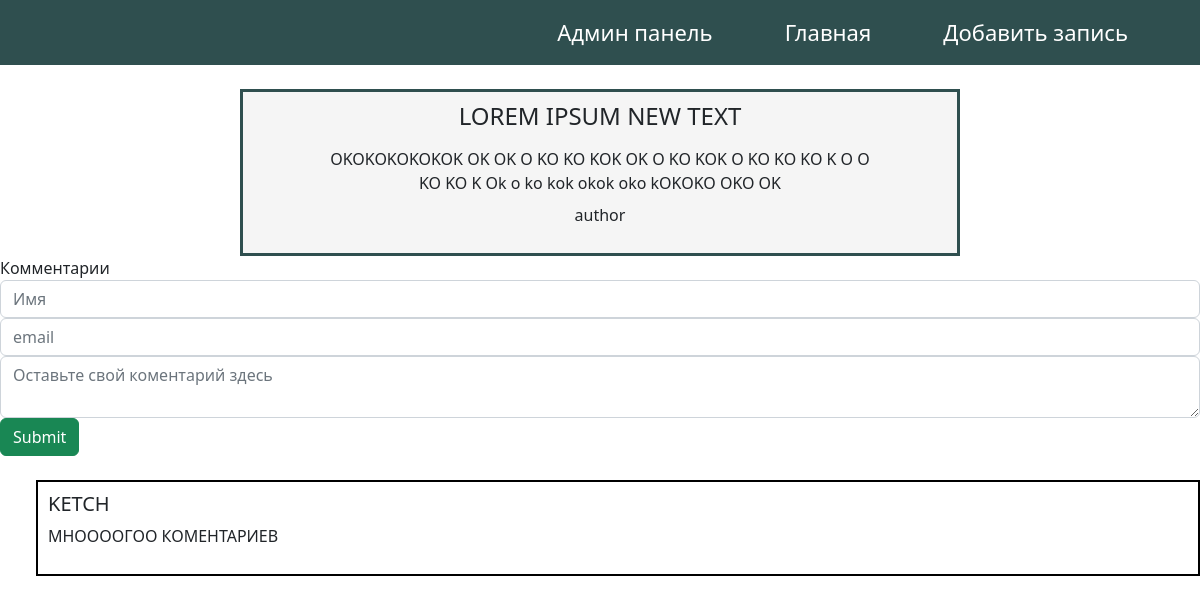
Screenshot of /3/ with the database file from the repository.
### blog/models.py (models this page shows, shortened)
class Pin(models.Model):
    tittle = models.CharField('Заголовочек', max_length=52)
    subTitle = models.TextField('Текст')
    author = models.CharField('Имя автора', max_length=250)
    date = models.DateField('Дата поста')
    class Meta:
        verbose_name = 'Запись'
        verbose_name_plural = 'Записи'

class Comments(models.Model):
    email = models.EmailField()
    name = models.CharField('Имя', max_length=30)
    text_comment = models.TextField('Текст коммента', max_length=500)
    post = models.ForeignKey(Pin, verbose_name='Пост', on_delete=models.CASCADE)
    class Meta:
        verbose_name = 'Коммент'
        verbose_name_plural = 'Коментарии'

### blog/views.py (the view)
# urls.py: path('<int:pk>/', views.SoloPage.as_view()),
class SoloPage(View):
    def get(self, request, pk):
        post = Pin.objects.get(id=pk)
        return render(request, 'blog/SoloPage.html', {'post': post})

### templates/blog/SoloPage.html (shortened to what this page needs)
{% extends 'blog/base.html' %}
{% load static %}
{% block content %}
<main class="SoloPage">
  <h4>{{post.tittle}}</h4>
  <p class="solo_text">{{ post.subTitle}}</p>
  <p>{{ post.author }}</p>
</main>
<div class="comment_form">
  <form class="form-group" action="{% url 'add_comments' post.id %}"  method="post">
    <div class="form-group">
      <label>Комментарии</label>
      <input class="form-control" type="text" placeholder="Имя" name="name">
      <input class="form-control" type="email" placeholder="email" name="email">
      <textarea class="form-control" placeholder="Оставьте свой коментарий здесь" name="text_comment"></textarea>
      <input class="btn btn-success" type="submit">
    </div>
  </form>
</div>
<div class="comments_block">
  {% for comment in post.comments_set.all %}
     <div class="comment">
       <h5>{{ comment.name }}</h5>
       <p>{{ comment.text_comment}}</p>
     </div>
  {% endfor %}
</div>
{% endblock%}

### blog/static/css/style.css (style rules this page uses)
* { box-sizing: border-box; padding: 0; margin: 0; }
body { font-family: 'Montserrat', sans-serif; box-sizing: border-box; }
h4 { font-size: 140%; margin: 1vh 0 0 0; width: 370px; overflow-wrap: break-word; text-align: center; }
.SoloPage { margin-top: 3vh; margin-right: auto; margin-left: auto; display: flex; flex-direction: column; align-items: center; border: 3px solid darkslategray; background-color: whitesmoke; max-width: 60vw; padding: 10px; }
.solo_text { margin: 1vh 0 1vh 0; width: 80%; overflow-wrap: break-word; text-align: center; }
.comments_block { border: 2px solid black; margin-top: 3vh; margin-left: 3vw; display: flex; flex-direction: column; }
.comment { padding: 10px; }

### rows the page displays
Pin: tittle "LOREM IPSUM NEW TEXT", subTitle "OKOKOKOKOKOK OK OK O KO KO KOK OK O KO KOK O KO KO KO K O O KO KO K Ok o ko kok okok oko kOKOKO OKO OK", author "author"
Comments: name "KETCH", text_comment "МНООООГОО КОМЕНТАРИЕВ"
